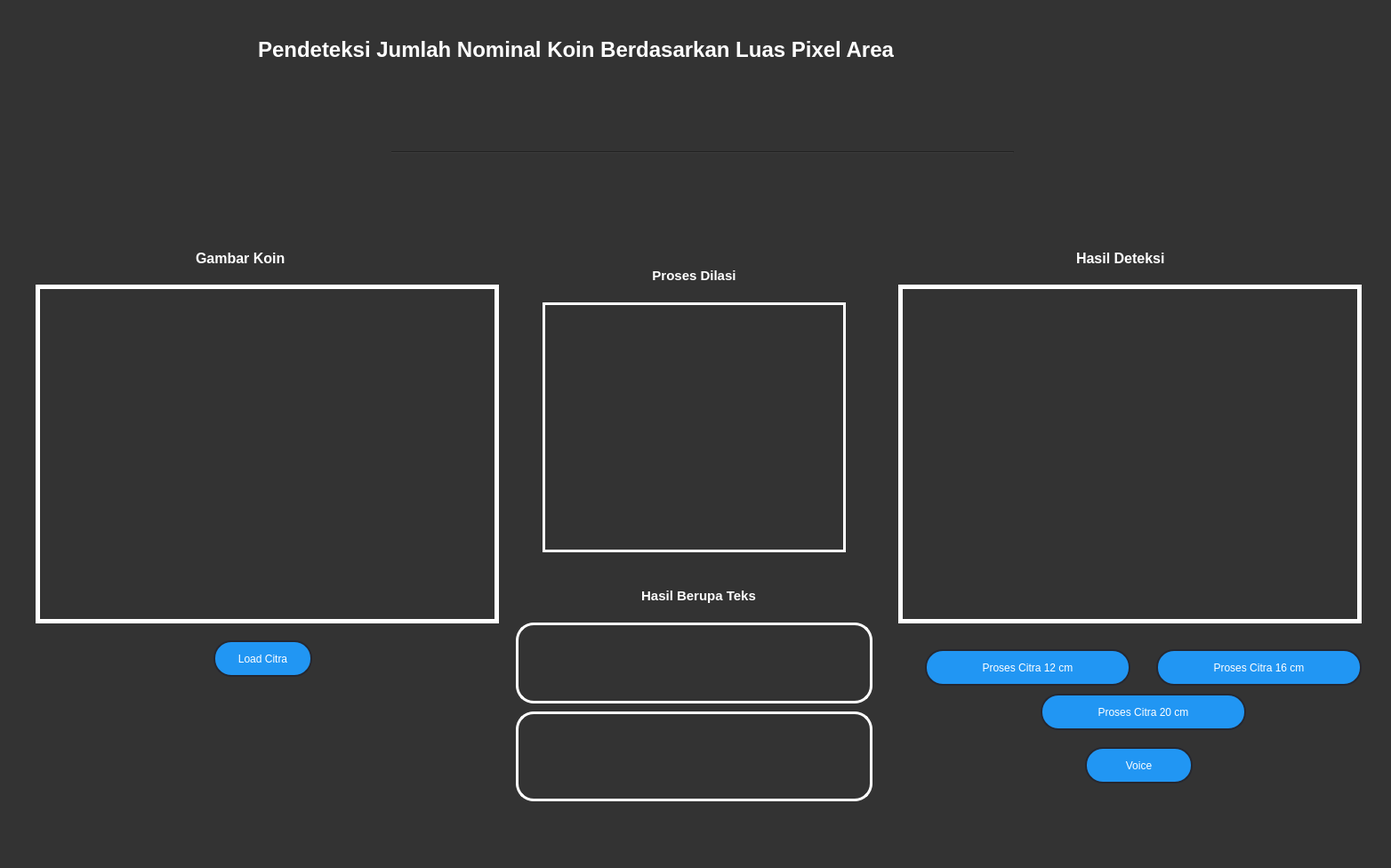
<?xml version="1.0" encoding="UTF-8"?>
<ui version="4.0">
 <class>MainWindow</class>
 <widget class="QMainWindow" name="MainWindow">
  <property name="geometry">
   <rect>
    <x>0</x>
    <y>0</y>
    <width>1564</width>
    <height>976</height>
   </rect>
  </property>
  <property name="windowTitle">
   <string>MainWindow</string>
  </property>
  <property name="styleSheet">
   <string notr="true">QWidget {
	background-color: #333333;
}
QPushButton {
	background-color: #2196F3
}</string>
  </property>
  <widget class="QWidget" name="centralwidget">
   <widget class="QPushButton" name="button_loadCitra">
    <property name="geometry">
     <rect>
      <x>240</x>
      <y>720</y>
      <width>111</width>
      <height>41</height>
     </rect>
    </property>
    <property name="contextMenuPolicy">
     <enum>Qt::PreventContextMenu</enum>
    </property>
    <property name="styleSheet">
     <string notr="true">QPushButton {
	border: 2px solid rgb(37, 39, 48);
	border-radius: 20px;
	color: #FFF
}</string>
    </property>
    <property name="text">
     <string>Load Citra</string>
    </property>
   </widget>
   <widget class="QLabel" name="label_Citra">
    <property name="geometry">
     <rect>
      <x>40</x>
      <y>320</y>
      <width>521</width>
      <height>381</height>
     </rect>
    </property>
    <property name="autoFillBackground">
     <bool>false</bool>
    </property>
    <property name="styleSheet">
     <string notr="true">QLabel {
	border: 5px solid rgb(255, 255, 255);
	
}</string>
    </property>
    <property name="frameShape">
     <enum>QFrame::Box</enum>
    </property>
    <property name="text">
     <string/>
    </property>
    <property name="scaledContents">
     <bool>true</bool>
    </property>
    <property name="wordWrap">
     <bool>false</bool>
    </property>
   </widget>
   <widget class="QPushButton" name="button_prosesCitra">
    <property name="geometry">
     <rect>
      <x>1040</x>
      <y>730</y>
      <width>231</width>
      <height>41</height>
     </rect>
    </property>
    <property name="styleSheet">
     <string notr="true">QPushButton {
	border: 2px solid rgb(37, 39, 48);
	border-radius: 20px;
	color: #FFF
}</string>
    </property>
    <property name="text">
     <string>Proses Citra 12 cm</string>
    </property>
   </widget>
   <widget class="QLabel" name="label_Hasil">
    <property name="geometry">
     <rect>
      <x>1010</x>
      <y>320</y>
      <width>521</width>
      <height>381</height>
     </rect>
    </property>
    <property name="autoFillBackground">
     <bool>false</bool>
    </property>
    <property name="styleSheet">
     <string notr="true">QLabel {
	border: 5px solid rgb(255, 255, 255);
}</string>
    </property>
    <property name="frameShape">
     <enum>QFrame::Box</enum>
    </property>
    <property name="text">
     <string/>
    </property>
    <property name="scaledContents">
     <bool>true</bool>
    </property>
    <property name="wordWrap">
     <bool>false</bool>
    </property>
   </widget>
   <widget class="QLabel" name="label">
    <property name="geometry">
     <rect>
      <x>290</x>
      <y>20</y>
      <width>981</width>
      <height>71</height>
     </rect>
    </property>
    <property name="font">
     <font>
      <pointsize>18</pointsize>
      <weight>75</weight>
      <bold>true</bold>
     </font>
    </property>
    <property name="styleSheet">
     <string notr="true">QLabel {
	color: #FFF
}</string>
    </property>
    <property name="text">
     <string>Pendeteksi Jumlah Nominal Koin Berdasarkan Luas Pixel Area</string>
    </property>
   </widget>
   <widget class="QTextBrowser" name="textBrowser">
    <property name="geometry">
     <rect>
      <x>580</x>
      <y>700</y>
      <width>401</width>
      <height>91</height>
     </rect>
    </property>
    <property name="font">
     <font>
      <family>Noto Sans</family>
      <pointsize>9</pointsize>
     </font>
    </property>
    <property name="styleSheet">
     <string notr="true">QTextBrowser {
	color: #FFF;
	border: 3px solid rgb(255, 255, 255);
	border-radius : 20px
}
</string>
    </property>
   </widget>
   <widget class="QPushButton" name="voicecbtn">
    <property name="geometry">
     <rect>
      <x>1220</x>
      <y>840</y>
      <width>121</width>
      <height>41</height>
     </rect>
    </property>
    <property name="styleSheet">
     <string notr="true">QPushButton {
	border: 2px solid rgb(37, 39, 48);
	border-radius: 20px;
	color: #FFF
}</string>
    </property>
    <property name="text">
     <string>Voice</string>
    </property>
   </widget>
   <widget class="QLabel" name="label_3">
    <property name="geometry">
     <rect>
      <x>220</x>
      <y>280</y>
      <width>141</width>
      <height>21</height>
     </rect>
    </property>
    <property name="text">
     <string>&lt;html&gt;&lt;head/&gt;&lt;body&gt;&lt;p&gt;&lt;span style=&quot; font-size:12pt; font-weight:600; color:#ffffff;&quot;&gt;Gambar Koin&lt;/span&gt;&lt;/p&gt;&lt;/body&gt;&lt;/html&gt;</string>
    </property>
   </widget>
   <widget class="QLabel" name="label_Proses">
    <property name="geometry">
     <rect>
      <x>610</x>
      <y>340</y>
      <width>341</width>
      <height>281</height>
     </rect>
    </property>
    <property name="styleSheet">
     <string notr="true">QLabel {
	border: 3px solid rgb(255, 255, 255);
}</string>
    </property>
    <property name="frameShape">
     <enum>QFrame::Panel</enum>
    </property>
    <property name="text">
     <string/>
    </property>
    <property name="scaledContents">
     <bool>true</bool>
    </property>
   </widget>
   <widget class="QLabel" name="label_5">
    <property name="geometry">
     <rect>
      <x>670</x>
      <y>300</y>
      <width>221</width>
      <height>21</height>
     </rect>
    </property>
    <property name="text">
     <string>&lt;html&gt;&lt;head/&gt;&lt;body&gt;&lt;p&gt;&lt;span style=&quot; font-size:11pt; font-weight:600; color:#ffffff;&quot;&gt;Proses Dilasi&lt;/span&gt;&lt;/p&gt;&lt;/body&gt;&lt;/html&gt;</string>
    </property>
    <property name="alignment">
     <set>Qt::AlignCenter</set>
    </property>
   </widget>
   <widget class="QLabel" name="label_6">
    <property name="geometry">
     <rect>
      <x>1210</x>
      <y>280</y>
      <width>131</width>
      <height>21</height>
     </rect>
    </property>
    <property name="text">
     <string>&lt;html&gt;&lt;head/&gt;&lt;body&gt;&lt;p&gt;&lt;span style=&quot; font-size:12pt; font-weight:600; color:#ffffff;&quot;&gt;Hasil Deteksi&lt;/span&gt;&lt;/p&gt;&lt;/body&gt;&lt;/html&gt;</string>
    </property>
   </widget>
   <widget class="QLabel" name="label_7">
    <property name="geometry">
     <rect>
      <x>700</x>
      <y>660</y>
      <width>171</width>
      <height>21</height>
     </rect>
    </property>
    <property name="text">
     <string>&lt;html&gt;&lt;head/&gt;&lt;body&gt;&lt;p&gt;&lt;span style=&quot; font-size:11pt; font-weight:600; color:#ffffff;&quot;&gt;Hasil Berupa Teks&lt;/span&gt;&lt;/p&gt;&lt;/body&gt;&lt;/html&gt;</string>
    </property>
    <property name="alignment">
     <set>Qt::AlignCenter</set>
    </property>
   </widget>
   <widget class="QLabel" name="label_4">
    <property name="geometry">
     <rect>
      <x>50</x>
      <y>50</y>
      <width>201</width>
      <height>211</height>
     </rect>
    </property>
    <property name="text">
     <string/>
    </property>
    <property name="textFormat">
     <enum>Qt::AutoText</enum>
    </property>
    <property name="pixmap">
     <pixmap>../../../Pictures/logo (1).png</pixmap>
    </property>
    <property name="scaledContents">
     <bool>true</bool>
    </property>
   </widget>
   <widget class="QLabel" name="label_8">
    <property name="geometry">
     <rect>
      <x>1330</x>
      <y>40</y>
      <width>141</width>
      <height>221</height>
     </rect>
    </property>
    <property name="text">
     <string/>
    </property>
    <property name="textFormat">
     <enum>Qt::AutoText</enum>
    </property>
    <property name="pixmap">
     <pixmap>../../mr_monopoly.png</pixmap>
    </property>
    <property name="scaledContents">
     <bool>true</bool>
    </property>
   </widget>
   <widget class="QLabel" name="label_9">
    <property name="geometry">
     <rect>
      <x>0</x>
      <y>340</y>
      <width>1571</width>
      <height>631</height>
     </rect>
    </property>
    <property name="text">
     <string/>
    </property>
    <property name="pixmap">
     <pixmap>../../194-removebg-preview.png</pixmap>
    </property>
    <property name="scaledContents">
     <bool>true</bool>
    </property>
   </widget>
   <widget class="Line" name="line">
    <property name="geometry">
     <rect>
      <x>440</x>
      <y>170</y>
      <width>700</width>
      <height>3</height>
     </rect>
    </property>
    <property name="styleSheet">
     <string notr="true">Line {
	background-color : #FFF;
}</string>
    </property>
    <property name="orientation">
     <enum>Qt::Horizontal</enum>
    </property>
   </widget>
   <widget class="QTextBrowser" name="textBrowser_2">
    <property name="geometry">
     <rect>
      <x>580</x>
      <y>800</y>
      <width>401</width>
      <height>101</height>
     </rect>
    </property>
    <property name="font">
     <font>
      <family>Noto Sans</family>
      <pointsize>10</pointsize>
      <weight>75</weight>
      <bold>true</bold>
     </font>
    </property>
    <property name="layoutDirection">
     <enum>Qt::RightToLeft</enum>
    </property>
    <property name="styleSheet">
     <string notr="true">QTextBrowser {
	color: #FFF;
	border: 3px solid rgb(255, 255, 255);
	border-radius : 20px;
	align: &quot;center&quot;
}
</string>
    </property>
    <property name="html">
     <string>&lt;!DOCTYPE HTML PUBLIC &quot;-//W3C//DTD HTML 4.0//EN&quot; &quot;http://www.w3.org/TR/REC-html40/strict.dtd&quot;&gt;
&lt;html&gt;&lt;head&gt;&lt;meta name=&quot;qrichtext&quot; content=&quot;1&quot; /&gt;&lt;style type=&quot;text/css&quot;&gt;
p, li { white-space: pre-wrap; }
&lt;/style&gt;&lt;/head&gt;&lt;body style=&quot; font-family:'Noto Sans'; font-size:10pt; font-weight:600; font-style:normal;&quot;&gt;
&lt;p align=&quot;center&quot; style=&quot; margin-top:12px; margin-bottom:12px; margin-left:0px; margin-right:0px; -qt-block-indent:0; text-indent:0px;&quot;&gt;&lt;br /&gt;&lt;/p&gt;&lt;/body&gt;&lt;/html&gt;</string>
    </property>
   </widget>
   <widget class="QPushButton" name="button_prosesCitra_2">
    <property name="geometry">
     <rect>
      <x>1300</x>
      <y>730</y>
      <width>231</width>
      <height>41</height>
     </rect>
    </property>
    <property name="styleSheet">
     <string notr="true">QPushButton {
	border: 2px solid rgb(37, 39, 48);
	border-radius: 20px;
	color: #FFF
}</string>
    </property>
    <property name="text">
     <string>Proses Citra 16 cm</string>
    </property>
   </widget>
   <widget class="QPushButton" name="button_prosesCitra_3">
    <property name="geometry">
     <rect>
      <x>1170</x>
      <y>780</y>
      <width>231</width>
      <height>41</height>
     </rect>
    </property>
    <property name="styleSheet">
     <string notr="true">QPushButton {
	border: 2px solid rgb(37, 39, 48);
	border-radius: 20px;
	color: #FFF
}</string>
    </property>
    <property name="text">
     <string>Proses Citra 20 cm</string>
    </property>
   </widget>
   <zorder>label_9</zorder>
   <zorder>button_loadCitra</zorder>
   <zorder>label_Citra</zorder>
   <zorder>button_prosesCitra</zorder>
   <zorder>label_Hasil</zorder>
   <zorder>label</zorder>
   <zorder>voicecbtn</zorder>
   <zorder>label_3</zorder>
   <zorder>label_Proses</zorder>
   <zorder>label_5</zorder>
   <zorder>label_6</zorder>
   <zorder>label_7</zorder>
   <zorder>label_4</zorder>
   <zorder>label_8</zorder>
   <zorder>textBrowser</zorder>
   <zorder>line</zorder>
   <zorder>textBrowser_2</zorder>
   <zorder>button_prosesCitra_2</zorder>
   <zorder>button_prosesCitra_3</zorder>
  </widget>
  <widget class="QStatusBar" name="statusbar"/>
  <action name="actionOperasi_Pencerahan">
   <property name="text">
    <string>Operasi Pencerahan</string>
   </property>
  </action>
  <action name="actionOperasi_Grayscale">
   <property name="text">
    <string>Operasi Grayscale</string>
   </property>
  </action>
  <action name="actionOpen">
   <property name="text">
    <string>Open</string>
   </property>
  </action>
  <action name="actionSave">
   <property name="text">
    <string>Save</string>
   </property>
  </action>
  <action name="actionSimple_Contrast">
   <property name="text">
    <string>Simple Contrast</string>
   </property>
  </action>
  <action name="actionContrast_Streching">
   <property name="text">
    <string>Contrast Streching</string>
   </property>
  </action>
  <action name="actionNegative">
   <property name="text">
    <string>Negative</string>
   </property>
  </action>
  <action name="actionBiner">
   <property name="text">
    <string>Biner</string>
   </property>
  </action>
  <action name="actionHistogram_GrayScale">
   <property name="text">
    <string>Histogram GrayScale</string>
   </property>
  </action>
  <action name="actionHistogram_RGB">
   <property name="text">
    <string>Histogram RGB</string>
   </property>
  </action>
  <action name="actionHistogram_Equalization">
   <property name="text">
    <string>Histogram Equalization</string>
   </property>
  </action>
  <action name="actionTranslasi">
   <property name="text">
    <string>Translasi</string>
   </property>
  </action>
  <action name="action90_Derajat">
   <property name="text">
    <string>90 Derajat</string>
   </property>
  </action>
  <action name="action_90_Derajat">
   <property name="text">
    <string>-90 Derajat</string>
   </property>
  </action>
  <action name="action45_Derajat">
   <property name="text">
    <string>45 Derajat</string>
   </property>
  </action>
  <action name="action_45_Derajat">
   <property name="text">
    <string>-45 Derajat</string>
   </property>
  </action>
  <action name="action180_Derajat">
   <property name="text">
    <string>180 Derajat</string>
   </property>
  </action>
  <action name="actionSkewed">
   <property name="text">
    <string>Skewed</string>
   </property>
  </action>
  <action name="actionCrop">
   <property name="text">
    <string>Crop</string>
   </property>
  </action>
  <action name="actionTambah_dan_Kurang">
   <property name="text">
    <string>Tambah dan Kurang</string>
   </property>
  </action>
  <action name="actionOperasi_AND">
   <property name="text">
    <string>Operasi AND</string>
   </property>
  </action>
  <action name="action2x">
   <property name="text">
    <string>2x</string>
   </property>
  </action>
  <action name="action3x">
   <property name="text">
    <string>3x</string>
   </property>
  </action>
  <action name="action4x">
   <property name="text">
    <string>4x</string>
   </property>
  </action>
  <action name="action1_2">
   <property name="text">
    <string>1/2</string>
   </property>
  </action>
  <action name="action1_4">
   <property name="text">
    <string>1/4</string>
   </property>
  </action>
  <action name="action3_4">
   <property name="text">
    <string>3/4</string>
   </property>
  </action>
  <action name="actionKali_dan_Bagi">
   <property name="text">
    <string>Kali dan Bagi</string>
   </property>
  </action>
  <action name="actionOperasi_OR">
   <property name="text">
    <string>Operasi OR</string>
   </property>
  </action>
  <action name="actionOperasi_XOR">
   <property name="text">
    <string>Operasi XOR</string>
   </property>
  </action>
  <action name="actionTraspose">
   <property name="text">
    <string>Traspose</string>
   </property>
  </action>
  <action name="actionTranspose">
   <property name="text">
    <string>Transpose</string>
   </property>
  </action>
  <action name="actionKon_A">
   <property name="text">
    <string>Kon A</string>
   </property>
  </action>
  <action name="actionKon_B">
   <property name="text">
    <string>Kon B</string>
   </property>
  </action>
  <action name="actionMean_A">
   <property name="text">
    <string>Mean A</string>
   </property>
  </action>
  <action name="actionMean_B">
   <property name="text">
    <string>Mean B</string>
   </property>
  </action>
  <action name="actionGaussian">
   <property name="text">
    <string>Gaussian</string>
   </property>
  </action>
  <action name="actioni">
   <property name="text">
    <string>i</string>
   </property>
  </action>
  <action name="actionii">
   <property name="text">
    <string>ii</string>
   </property>
  </action>
  <action name="actioniii">
   <property name="text">
    <string>iii</string>
   </property>
  </action>
  <action name="actioniv">
   <property name="text">
    <string>iv</string>
   </property>
  </action>
  <action name="actionv">
   <property name="text">
    <string>v</string>
   </property>
  </action>
  <action name="actionvi">
   <property name="text">
    <string>vi</string>
   </property>
  </action>
  <action name="actionLaplace">
   <property name="text">
    <string>Laplace</string>
   </property>
  </action>
  <action name="actionMedian">
   <property name="text">
    <string>Median</string>
   </property>
  </action>
  <action name="actionMax">
   <property name="text">
    <string>Max</string>
   </property>
  </action>
  <action name="actionMin">
   <property name="text">
    <string>Min</string>
   </property>
  </action>
  <action name="actionDFT_Smooth">
   <property name="text">
    <string>DFT Smooth</string>
   </property>
  </action>
  <action name="actionDFT_Edge">
   <property name="text">
    <string>DFT Edge</string>
   </property>
  </action>
  <action name="actionSobel">
   <property name="text">
    <string>Sobel</string>
   </property>
  </action>
  <action name="actionPrewitt">
   <property name="text">
    <string>Prewitt</string>
   </property>
  </action>
  <action name="actionRoberts">
   <property name="text">
    <string>Roberts</string>
   </property>
  </action>
  <action name="actionCanny">
   <property name="text">
    <string>Canny</string>
   </property>
  </action>
  <action name="actionDilasi">
   <property name="text">
    <string>Dilasi</string>
   </property>
  </action>
  <action name="actionErosi">
   <property name="text">
    <string>Erosi</string>
   </property>
  </action>
  <action name="actionOpening">
   <property name="text">
    <string>Opening</string>
   </property>
  </action>
  <action name="actionClosing">
   <property name="text">
    <string>Closing</string>
   </property>
  </action>
  <action name="actionSkeletonizing">
   <property name="text">
    <string>Skeletonizing</string>
   </property>
  </action>
  <action name="actionBinary">
   <property name="text">
    <string>Binary</string>
   </property>
  </action>
  <action name="actionBinary_Invers">
   <property name="text">
    <string>Binary Invers</string>
   </property>
  </action>
  <action name="actionTrunc">
   <property name="text">
    <string>Trunc</string>
   </property>
  </action>
  <action name="actiontoZero">
   <property name="text">
    <string>toZero</string>
   </property>
  </action>
  <action name="actiontoZero_Invers">
   <property name="text">
    <string>toZero Invers</string>
   </property>
  </action>
  <action name="actionMean_Thresholding">
   <property name="text">
    <string>Mean Thresholding</string>
   </property>
  </action>
  <action name="actionGaussian_Thresholding">
   <property name="text">
    <string>Gaussian Thresholding</string>
   </property>
  </action>
  <action name="actionOtsu_Thresholding">
   <property name="text">
    <string>Otsu Thresholding</string>
   </property>
  </action>
  <action name="actionCountour">
   <property name="text">
    <string>Countour</string>
   </property>
  </action>
  <action name="actionCountour_2">
   <property name="text">
    <string>Countour</string>
   </property>
  </action>
  <action name="actioncontour">
   <property name="text">
    <string>contour</string>
   </property>
  </action>
  <action name="actionContour">
   <property name="text">
    <string>Contour</string>
   </property>
  </action>
  <action name="actionColor_Tracking">
   <property name="text">
    <string>Color Tracking</string>
   </property>
  </action>
  <action name="actionColor_Picker">
   <property name="text">
    <string>Color Picker</string>
   </property>
  </action>
 </widget>
 <resources/>
 <connections/>
</ui>
